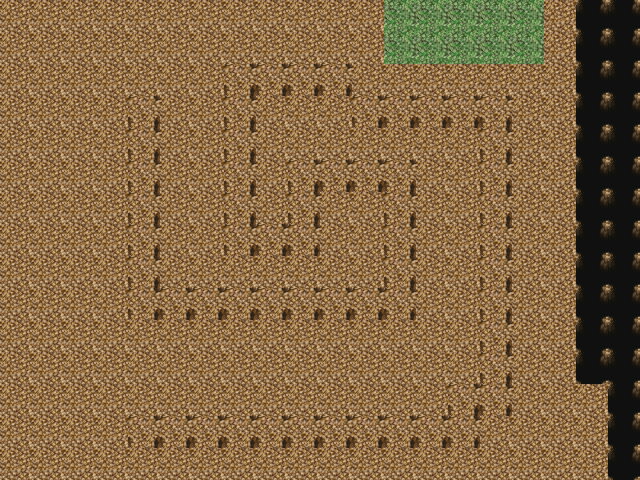

Below is a game level as drawn by its tile map, then a one-line description and the .tmx file that defines it, in full:
An orthogonal 20x15 tile map with 32x32 px tiles, 1 tile layer (0), 2 hidden layers not drawn.

<map version="1.2" tiledversion="1.3.0" orientation="orthogonal" renderorder="right-down" compressionlevel="0" width="20" height="15" tilewidth="32" tileheight="32" infinite="0" nextlayerid="6" nextobjectid="1">
 <tileset firstgid="1" source="../palette.tsx" />
 <group id="3" name="ground" visible="0">
  <layer id="1" name="0" width="20" height="15">
   <data encoding="csv">
9,9,9,9,9,33,1,1,1,1,1,9,9,9,9,1,1,1,1,1,
9,9,9,9,9,33,1,1,1,1,1,9,9,9,9,1,1,1,1,1,
9,9,9,9,9,33,25,1,1,1,1,1,9,9,1,1,1,1,1,1,
9,9,9,9,33,33,25,1,1,1,1,1,1,1,1,1,1,1,1,1,
9,9,9,25,33,25,25,1,1,1,1,1,1,1,1,1,1,1,1,1,
25,25,25,33,33,33,33,33,1,1,1,1,1,1,1,1,1,1,1,1,
25,25,33,33,33,25,25,33,33,33,1,1,1,1,1,1,1,1,1,1,
25,25,33,33,33,25,25,1,1,33,33,1,1,1,1,1,1,1,17,17,
25,25,33,33,25,25,25,1,1,1,33,1,1,1,1,1,1,17,17,17,
25,25,25,25,25,25,1,1,1,1,33,1,1,9,9,9,17,17,17,17,
9,9,9,9,9,9,1,1,1,1,1,1,9,9,9,17,17,17,17,17,
9,9,9,9,9,9,9,1,1,1,1,9,9,17,17,17,17,17,17,17,
9,9,9,9,9,9,9,1,1,1,1,9,17,17,17,17,17,17,17,17,
9,9,9,9,1,9,9,9,9,1,9,17,17,17,17,17,17,17,17,17,
9,9,9,9,1,1,9,9,9,1,9,17,17,17,17,17,17,17,17,17
</data>
  </layer>
  <layer id="2" name="1" width="20" height="15">
   <data encoding="csv">
13,13,13,3,3,0,3,3,3,3,3,3,3,3,3,6,6,5,7,7,
13,12,0,0,0,0,0,0,3,3,0,0,0,3,3,6,6,3,5,7,
12,3,0,0,0,0,0,2,2,0,0,0,0,0,6,6,3,3,5,7,
3,3,0,0,0,0,0,2,2,0,0,0,0,0,0,3,3,3,3,5,
3,0,0,0,0,0,0,0,0,0,0,0,0,0,0,0,0,3,3,5,
27,27,0,38,38,0,0,0,5,5,0,0,0,0,0,0,0,0,3,3,
27,27,0,38,38,27,27,0,0,0,0,0,0,0,0,0,0,0,3,3,
0,0,0,38,0,27,27,0,4,0,0,0,0,0,0,0,2,0,0,19,
27,0,0,0,0,0,0,0,4,4,0,3,0,0,0,0,0,0,0,19,
27,27,0,0,0,0,0,0,0,4,0,0,0,10,10,0,0,0,0,19,
3,0,0,10,10,0,0,0,0,4,5,4,0,10,10,0,0,0,20,21,
3,0,0,0,0,0,13,0,0,5,5,12,0,0,0,0,22,22,20,21,
3,3,0,0,12,12,0,0,5,5,5,13,0,0,0,19,20,22,22,21,
3,3,3,3,3,3,3,12,13,5,3,19,19,19,19,19,20,21,22,21,
3,3,3,3,3,3,3,3,3,3,3,19,19,21,21,21,21,21,21,21
</data>
  </layer>
 </group>
 <group id="4" name="underground">
  <layer id="5" name="0" width="20" height="15">
   <data encoding="csv">
41,41,41,41,41,41,41,41,41,41,41,41,42,42,42,42,42,41,47,47,
41,41,41,41,41,41,41,41,41,41,41,41,42,42,42,42,42,41,47,47,
41,41,41,41,41,41,41,44,44,44,44,41,41,41,41,41,41,41,47,47,
41,41,41,41,44,41,41,44,41,41,41,44,44,44,44,44,41,41,47,47,
41,41,41,41,44,41,41,44,41,41,41,41,41,41,41,44,41,41,47,47,
41,41,41,41,44,41,41,44,41,44,44,44,44,41,41,44,41,41,47,47,
41,41,41,41,44,41,41,44,41,44,41,41,44,41,41,44,41,41,47,47,
41,41,41,41,44,41,41,44,44,44,41,41,44,41,41,44,41,41,47,47,
41,41,41,41,44,41,41,41,41,41,41,41,44,41,41,44,41,41,47,47,
41,41,41,41,44,44,44,44,44,44,44,44,44,41,41,44,41,41,47,47,
41,41,41,41,41,41,41,41,41,41,41,41,41,41,41,44,41,41,47,47,
41,41,41,41,41,41,41,41,41,41,41,41,41,41,41,44,41,41,47,47,
41,41,41,41,41,41,41,41,41,41,41,41,41,41,44,44,41,41,41,47,
41,41,41,41,44,44,44,44,44,44,44,44,44,44,44,41,41,41,41,47,
41,41,41,41,41,41,41,41,41,41,41,41,41,41,41,41,41,41,41,47
</data>
  </layer>
 </group>
</map>
